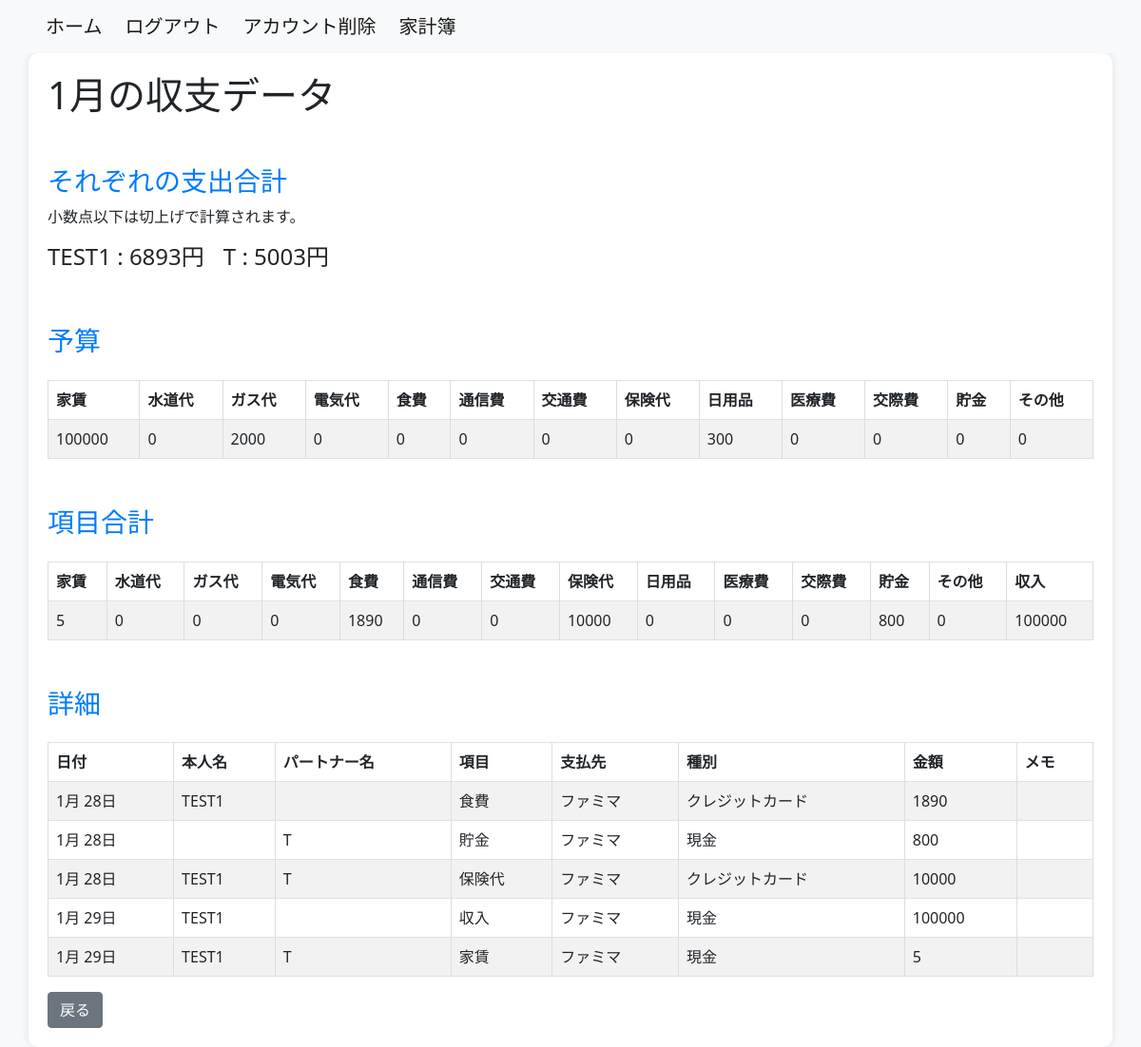
Page /household_budget/monthly_data/2024-1/ (signed in) on the committed database.
### household_budget/models.py (models this page shows, shortened)
class Transaction(models.Model):
    user = models.ForeignKey(settings.AUTH_USER_MODEL, on_delete=models.CASCADE)
    event_date = models.DateField()
    name_1 = models.CharField(max_length=20, default='', null=True)
    name_2 = models.CharField(max_length=20, default='', null=True)
    category = models.ForeignKey(Category, on_delete=models.CASCADE)
    payment_type = models.ForeignKey(PaymentType, on_delete=models.CASCADE)
    vendor_name = models.ForeignKey(Vendor, on_delete=models.CASCADE, related_name='vendor_transactions')
    amount = models.IntegerField(default=0)
    memo = models.TextField(null=True)
    class Meta:
        db_table = 'transaction'
        ordering = ['event_date']

class Budget(models.Model):
    user = models.ForeignKey(settings.AUTH_USER_MODEL, on_delete=models.CASCADE)
    event_date = models.DateField(default=datetime.date.today)
    rent_budget = models.IntegerField(default=0)
    water_supply_budget = models.IntegerField(default=0)
    gas_budget = models.IntegerField(default=0)
    electricity_budget = models.IntegerField(default=0)
    food_expenses_budget = models.IntegerField(default=0)
    communication_expenses_budget = models.IntegerField(default=0)
    transportation_expenses_budget = models.IntegerField(default=0)
    insurance_fee_budget = models.IntegerField(default=0)
    daily_necessities_budget = models.IntegerField(default=0)
    medical_bills_budget = models.IntegerField(default=0)
    entertainment_expenses_budget = models.IntegerField(default=0)
    saving_budget = models.IntegerField(default=0)
    add_item_budget = models.IntegerField(default=0)
    class Meta:
        db_table = 'Budget'

class Category(models.Model):
    category_name = models.CharField(max_length=50)
    class Meta:
        db_table = 'category'

class Vendor(models.Model):
    user = models.ForeignKey(settings.AUTH_USER_MODEL, on_delete=models.CASCADE)
    vendor_name = models.CharField(max_length=50)
    class Meta:
        db_table = 'vendor'

class PaymentType(models.Model):
    payment_type = models.CharField(max_length=20)
    class Meta:
        db_table = 'pament_type'

### household_budget/views.py (the view)
# urls.py: path('monthly_data/<int:year>-<int:month>/', M_DataView.as_view(), name='monthly_data'),
@method_decorator(login_required(login_url='/login/'), name='dispatch')
class M_DataView(TemplateView):
    template_name = 'm_data.html'
    def get_context_data(self, **kwargs):
        context = super().get_context_data(**kwargs)
        year = self.kwargs.get('year')
        month = self.kwargs.get('month')
        first_day_of_month = timezone.datetime(int(year), int(month), 1)
        last_day_of_month = first_day_of_month.replace(day=1, month=first_day_of_month.month + 1) - timezone.timedelta(days=1)
        monthly_summary = Transaction.objects.filter(event_date__year=year, event_date__month=month) \
            .values('category__category_name') \
            .annotate(total_amount=Coalesce(Sum('amount'), Value(0)))
        categories = ['家賃', '水道代', 'ガス代', '電気代', '食費', '通信費', '交通費', '保険代', '日用品', '医療費', '交際費', '貯金', 'その他']
        monthly_summary = Transaction.objects.filter(event_date__year=year, event_date__month=month) \
            .values('category__category_name') \
            .annotate(total_amount=Sum('amount'))
        transaction_data = Transaction.objects.all()
        name1_only_monthly_amount = Transaction.objects.filter(
            Q(name_1__isnull=False) & ~Q(name_1=''),
            ~Q(category_id=1) & ~Q(category_id=13),
            event_date__range=[first_day_of_month, last_day_of_month]
        ).aggregate(name1_has_data_total_amount=Sum('amount'))['name1_has_data_total_amount'] or 0
        name2_only_monthly_amount = Transaction.objects.filter(
            Q(name_2__isnull=False) & ~Q(name_2=''),
            ~Q(category_id=1) & ~Q(category_id=13),
            event_date__range=[first_day_of_month, last_day_of_month]
        ).aggregate(name1_has_data_total_amount=Sum('amount'))['name1_has_data_total_amount'] or 0
        name_monthly_amount = Transaction.objects.filter(
            Q(name_1__isnull=False) & Q(name_2__isnull=False) & ~Q(name_1='') & ~Q(name_2=''),
            ~Q(category_id=1) & ~Q(category_id=13),
            event_date__range=[first_day_of_month, last_day_of_month]
        ).aggregate(name_both_total_amount=Sum('amount'))['name_both_total_amount'] or 0
        name_both_half_monthly_amount = math.ceil(name_monthly_amount / 2)
        category_totals_dict = {category_name: {'total_amount': 0} for category_name in categories}
        for category in monthly_summary:
            category_name = category['category__category_name']
            category_totals_dict[category_name] = {
                'total_amount': category['total_amount'] if category['total_amount'] is not None else 0
            }
        monthly_details = Transaction.objects.filter(event_date__year=year, event_date__month=month)
        latest_budget = Budget.objects.filter(event_date__year=year, event_date__month=month).order_by('-event_date').first()
        name1_total_amount = name1_only_monthly_amount - name_monthly_amount + name_both_half_monthly_amount
        name2_total_amount = name2_only_monthly_amount - name_monthly_amount + name_both_half_monthly_amount
        context['year'] = year
        context['month'] = month
        context['category_totals'] = category_totals_dict
        context['monthly_details'] = monthly_details
        context['latest_budget'] = latest_budget
        context['name1_total_amount'] = name1_total_amount
        context['name2_total_amount'] = name2_total_amount
        context['name'] = transaction_data
        return context

### household_budget/templates/m_data.html (shortened to what this page needs)
{% extends 'base.html' %}
{% block content %}
{% load custom_filters %}
<div class="container">
    <h1>{{ month }}月の収支データ</h1>
      <h3>それぞれの支出合計</h3>
      <p>小数点以下は切上げで計算されます。</p>
      <div style="display: flex; gap: 20px;">
      <h4>{{ name.0.name_1 }} : {{ name1_total_amount }}円</h2>
      <h4>{{ name.1.name_2 }} : {{ name2_total_amount }}円</h2>
      </div>
    <h3>予算</h3>
    <table class="table table-striped table-bordered mt-4">
        <thead class="thead-dark">
            <tr>
                <th>家賃</th>
                <th>水道代</th>
                <th>ガス代</th>
                <th>電気代</th>
                <th>食費</th>
                <th>通信費</th>
                <th>交通費</th>
                <th>保険代</th>
                <th>日用品</th>
                <th>医療費</th>
                <th>交際費</th>
                <th>貯金</th>
                <th>その他</th>
            </tr>
        </thead>
        <tbody>
            <tr>
                <td>{{ latest_budget.rent_budget }}</td>
                <td>{{ latest_budget.water_supply_budget }}</td>
                <td>{{ latest_budget.gas_budget }}</td>
                <td>{{ latest_budget.electricity_budget }}</td>
                <td>{{ latest_budget.food_expenses_budget }}</td>
                <td>{{ latest_budget.communication_expenses_budget }}</td>
                <td>{{ latest_budget.transportation_expenses_budget }}</td>
                <td>{{ latest_budget.insurance_fee_budget }}</td>
                <td>{{ latest_budget.daily_necessities_budget }}</td>
                <td>{{ latest_budget.medical_bills_budget }}</td>
                <td>{{ latest_budget.entertainment_expenses_budget }}</td>
                <td>{{ latest_budget.saving_budget }}</td>
                <td>{{ latest_budget.add_item_budget }}</td>
            </tr>
        </tbody>
    </table>
<h3>項目合計</h3>
<table class="table table-striped table-bordered mt-4">
    <thead class="thead-dark">
        <tr>
            {% for category_name, category_data in category_totals.items %}
                <th>{{ category_name }}</th>
            {% endfor %}
        </tr>
    </thead>
    <tbody>
        <tr>
            {% for category_name, category_data in category_totals.items %}
                <td>{{ category_data.total_amount }}</td>
            {% endfor %}
        </tr>
    </tbody>
</table>
    <h3>詳細</h3>
    <table class="table table-striped table-bordered mt-4">
        <thead class="thead-dark">
            <tr>
                <th>日付</th>
                <th>本人名</th>
                <th>パートナー名</th>
                <th>項目</th>
                <th>支払先</th>
                <th>種別</th>
                <th>金額</th>
                <th>メモ</th>
            </tr>
        </thead>
        <tbody>
            {% for detail in monthly_details %}
                <tr>
                    <td>{{ detail.event_date|date:"n月 j日" }}</td>
                    <td>{{ detail.name_1 }}</td>
                    <td>{{ detail.name_2 }}</td>
                    <td>{{ detail.category.category_name }}</td>
                    <td>{{ detail.vendor_name.vendor_name }}</td>
                    <td>{{ detail.payment_type.payment_type }}</td>
                    <td>{{ detail.amount }}</td>
                    <td>{{ detail.memo }}</td>
                </tr>
            {% endfor %}
        </tbody>
    </table>
<a href="{% url 'accounts:user' %}" class="btn btn-secondary ml-2">戻る</a>
</div>
</html>
{% endblock %}

### household_budget/templates/m_data.html (style rules this page uses)
body { background-color: #f8f9fa; }
.container { background-color: #fff; border-radius: 10px; box-shadow: 0 0 10px rgba(0, 0, 0, 0.1); padding: 20px; }
h3 { margin-top: 50px; color: #007bff; }
table { width: 100%; border-collapse: collapse; margin-top: 10px; }
th, td { border: 2px solid #ddd; padding: 8px; text-align: left; }

### rows in the picture
Transaction: name_1 "TEST1", event_date "1月 28日", category.category_name "食費", vendor_name.vendor_name "ファミマ", payment_type.payment_type "クレジットカード", amount "1890"
Transaction: name_2 "T", event_date "1月 28日", category.category_name "貯金", vendor_name.vendor_name "ファミマ", payment_type.payment_type "現金", amount "800"
Budget: rent_budget "100000", water_supply_budget "0", gas_budget "2000", electricity_budget "0", food_expenses_budget "0", communication_expenses_budget "0", transportation_expenses_budget "0", insurance_fee_budget "0", daily_necessities_budget "300", medical_bills_budget "0", entertainment_expenses_budget "0", saving_budget "0", add_item_budget "0"
Transaction: event_date "1月 28日", name_1 "TEST1", name_2 "T", category.category_name "保険代", vendor_name.vendor_name "ファミマ", payment_type.payment_type "クレジットカード", amount "10000"
Transaction: event_date "1月 29日", name_1 "TEST1", category.category_name "収入", vendor_name.vendor_name "ファミマ", payment_type.payment_type "現金", amount "100000"
Transaction: event_date "1月 29日", name_1 "TEST1", name_2 "T", category.category_name "家賃", vendor_name.vendor_name "ファミマ", payment_type.payment_type "現金", amount "5"

### other values in the picture
{{ month }} "1"
{{ name1_total_amount }} "6893"
{{ name2_total_amount }} "5003"
{{ category_name }} "家賃" "水道代" "ガス代" "電気代" "食費" "通信費" "交通費" "保険代" "日用品" "医療費" "交際費" "貯金" "その他" "収入"
{{ category_data.total_amount }} "5" "0" "0" "0" "1890" "0" "0" "10000" "0" "0" "0" "800" "0" "100000"
